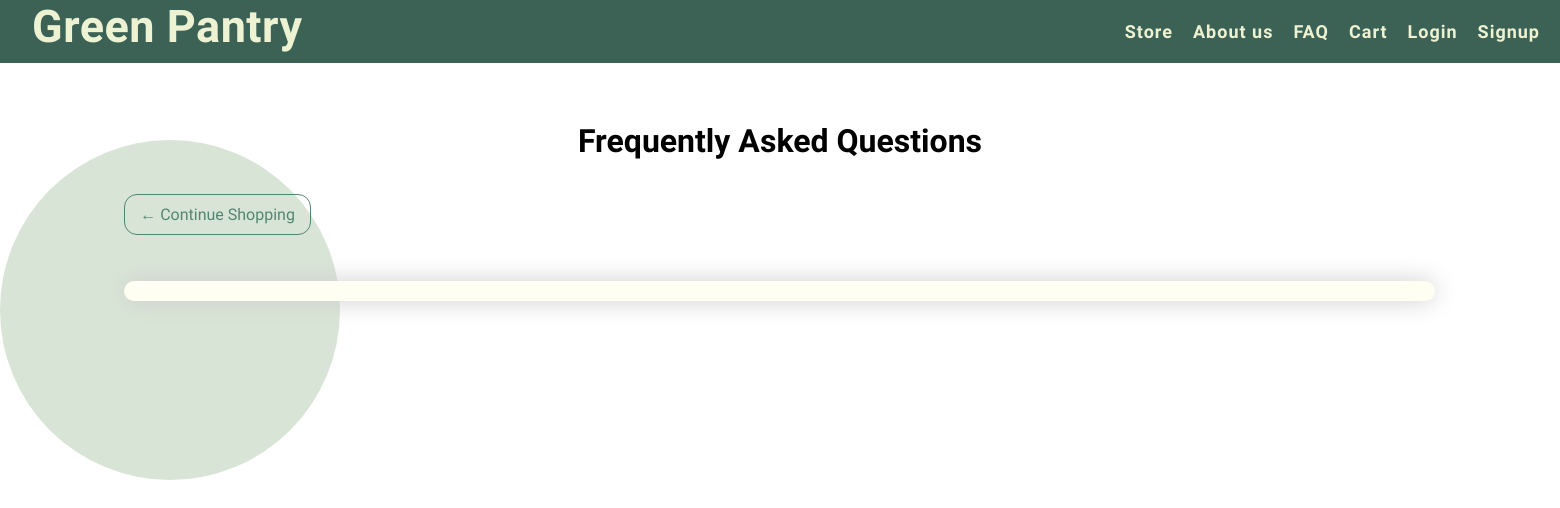
Page /faq on the earlier database version.
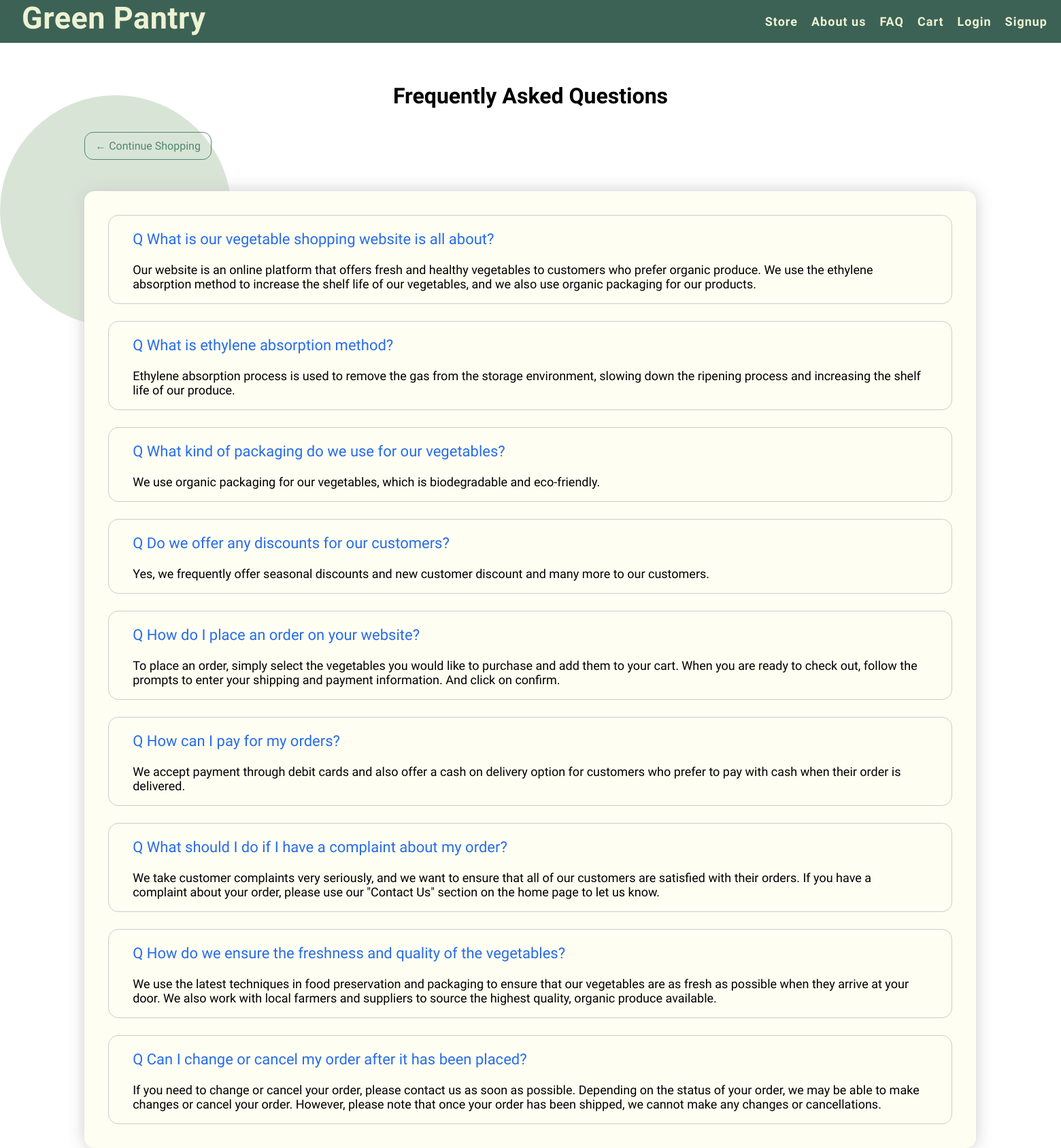
Same page on the later database version.
### store/models.py (models this page shows)
class Faq(models.Model):
  queNo = models.IntegerField(null=True)
  que = models.CharField(max_length=500, null=True)
  ans = models.CharField(max_length=500, null=True)
  def getfaq():
    return Faq.objects.filter().order_by('queNo')

### store/views.py (the view)
# urls.py: path('faq', views.faq, name='faq_page'),
def faq(request):
  if request.method == 'GET':
    quelist = Faq.getfaq()
    context = {'ques' : quelist}
    return render(request, 'store/faq.html', context)

### store/templates/store/faq.html (shortened to what this page needs)
{% extends 'store/main.html' %}
{% block content %}
<div class="faqShape1"></div>
<br><br>
<h1 class="textCenter">Frequently Asked Questions</h1>
<div class="row">
  <div class="col" style="width: 84vw;">
    <a class="darkBtn" href="{% url 'store_page' %}">&#x2190; Continue Shopping</a>
    <br><br><br><br>
    <div class="boxElement">
      {% for que in ques %}
      <div class="faqBox">
        <div class="que">
        <p>Q {{que.que}}</p>
      </div>
      <div class="ans">
        <p>{{que.ans}}</p>
      </div>
      </div>
      {% endfor %}
    </div>
  </div>
</div>
{% endblock %}

### store/templates/store/main.html (shortened to what this page needs)
<!DOCTYPE html>
<html lang="en">
<head>
  <link rel="stylesheet" href="https://cdnjs.cloudflare.com/ajax/libs/font-awesome/6.0.0-beta2/css/all.min.css" />
</head>
<body>
  <nav class="navbar">
    <div class="nav">
      <div class="nav-left">
        <a href="{% url 'home_page' %}" id="brandName">Green Pantry</a>
      </div>
      <div class="nav-right">
        <a href="{% url 'store_page' %}">Store</a>
        <a href="{% url 'aboutus_page' %}">About us</a>
        <a href="{% url 'faq_page' %}">FAQ</a>
        <a href="{% url 'cart_page' %}">Cart
        </a>
      {% if request.session.customer %}
      <a href="#popup" class="nav-link" id="popupLink"><i class="fa-solid fa-user"></i></a>
        <div class="popupContainer">
          <div class="popupOverlay" id="popup">
            <div class="popup">
              <div class="popHead">
                <h2 style="margin-top:20px">Account</h2>
                <a href="#" class="popupClose"><i class="fa-solid fa-x"></i></a>
              </div>
              <div class="popFlex">
                <i class="fa-solid fa-user"></i>
                <p>{{ request.session.customerName }}</p>
              </div>
              <!-- <div class="popFlex">
                <i class="fa-solid fa-envelope"></i>
                <p>{{ request.session.customerEmail }}</p>
              </div> -->
              <div class="popFlex">
                <i class="fa-solid fa-phone"></i>
                <p>{{ request.session.customerPhone }}</p>
              </div><br>
              <div class="popFlex">
                <a class="nav-link greenBtn" href="{% url 'orders_page' %}">Order history</a>
              </div><br><br>
              <a class="nav-link logoutBtn" href="{% url 'logout_page' %}">Log out</a>
              </div><br>
          </div>
        </div>
    {% else %}
      <a class="nav-link loginbtn" href="{% url 'login_page' %}">Login</a>
      <a class="nav-link" href="{% url 'signup_page' %}">Signup</a>
    {% endif %}
      </div>
    </div>
  </nav>
  {% block content %}{% endblock %}
</body>
</html>

### store/templates/store/main.html (style rules this page uses)
body { background-color:#ffffff; overflow-x: hidden; font-family: 'Raleway', sans-serif; margin: 0; padding: 0; }
a { text-decoration: none; }
.textCenter { text-align: center; }
.darkBtn { border: 1px solid #538671; color: #538671; padding: 10px 15px; border-radius: 13px; transition: 0.3s; }
.navbar { padding: 10px 25px; background-color: #3C6255; color: #EAE7B1; position: sticky; top: 0; z-index: 3; }
.navbar a { margin: 0 10px; font-size: 18px; font-weight: bold; letter-spacing: 1px; color : #edf2d3; }
.nav { padding-left: 15px; padding-right: 15px; width: 100%; }
.nav, .nav-left, .nav-right { display: flex; flex-direction: row; align-items: center; justify-content: space-between; }
#brandName { font-size: 45px; color : #edf2d3; letter-spacing: 0.5px; margin-left: -8px; margin-top: -10px; margin-right: 20px; font-family: 'Lobster Two', cursive; }
.row { margin: 40px 7%; display: grid; grid-template-columns: auto auto auto auto; width: 170vw }
.col { width: 270px; height: 300px; margin: 5px 15px 30px 15px; }
.boxElement { border-radius: 15px; background-color: #fffef2; padding: 10px; box-shadow:#cccccc 0 0 25px; }

### store/templates/store/faq.html (style rules this page uses)
.faqBox { margin: 25px; padding: 0 35px; border-radius: 15px; border: 1px solid #ccc; }
.que { font-size: 22px; color: #276ceb; }
.ans { font-size: 18px }

Differences in the rows shown:
added Faq: que "What is our vegetable shopping website is all about?", ans "Our website is an online platform that offers fresh and healthy vegetables to customers who prefer organic produce. We use the ethylene absorption method to increase the shelf life of our vegetables, and we also use organic packaging for our products."
added Faq: que "What is ethylene absorption method?", ans "Ethylene absorption process is used to remove the gas from the storage environment, slowing down the ripening process and increasing the shelf life of our produce."
added Faq: que "What kind of packaging do we use for our vegetables?", ans "We use organic packaging for our vegetables, which is biodegradable and eco-friendly."
added Faq: que "Do we offer any discounts for our customers?", ans "Yes, we frequently offer seasonal discounts and new customer discount and many more to our customers."
added Faq: que "How do I place an order on your website?", ans "To place an order, simply select the vegetables you would like to purchase and add them to your cart. When you are ready to check out, follow the prompts to enter your shipping and payment information. And click on confirm."
added Faq: que "How can I pay for my orders?", ans "We accept payment through debit cards and also offer a cash on delivery option for customers who prefer to pay with cash when their order is delivered."
added Faq: que "What should I do if I have a complaint about my order?", ans "We take customer complaints very seriously, and we want to ensure that all of our customers are satisfied with their orders. If you have a complaint about your order, please use our \"Contact Us\" section on the home page to let us know."
added Faq: que "How do we ensure the freshness and quality of the vegetables?", ans "We use the latest techniques in food preservation and packaging to ensure that our vegetables are as fresh as possible when they arrive at your door. We also work with local farmers and suppliers to source the highest quality, organic produce available."
added Faq: que "Can I change or cancel my order after it has been placed?", ans "If you need to change or cancel your order, please contact us as soon as possible. Depending on the status of your order, we may be able to make changes or cancel your order. However, please note that once your order has been shipped, we cannot make any changes or cancellations."
